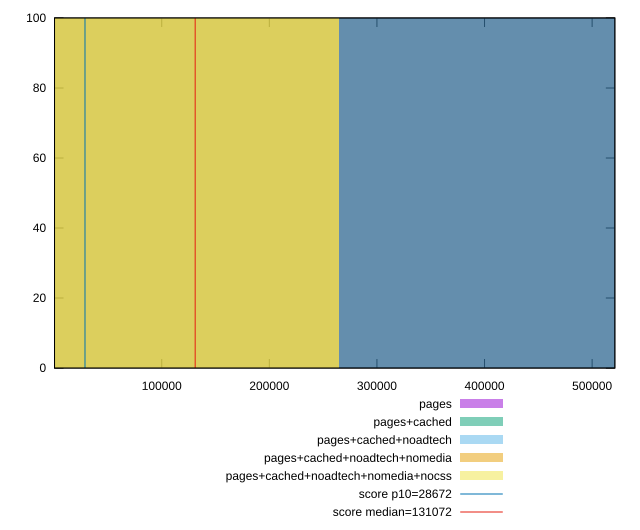

Write gnuplot code to recreate this figure.
reset

$pages <<EOF
529032.372592114 100
EOF

$pagesCached <<EOF
529032.372592114 100
EOF

$pagesCachedNoadtech <<EOF
0 100
EOF

$pagesCachedNoadtechNomedia <<EOF
0 100
EOF

$pagesCachedNoadtechNomediaNocss <<EOF
0 100
EOF

set key outside below
set boxwidth 529032.372592114
set xrange [366:521095.04237993486]
set yrange [0:100]
set trange [0:100]
set style fill transparent solid 0.5 noborder

set parametric
set terminal svg size 640, 530 enhanced background rgb 'white'
set output "report_00009_2021-02-08T22-37-41.559Z/uses-long-cache-ttl/comparison/histogram/all_raw.svg"

plot $pages title "pages" with boxes, \
     $pagesCached title "pages+cached" with boxes, \
     $pagesCachedNoadtech title "pages+cached+noadtech" with boxes, \
     $pagesCachedNoadtechNomedia title "pages+cached+noadtech+nomedia" with boxes, \
     $pagesCachedNoadtechNomediaNocss title "pages+cached+noadtech+nomedia+nocss" with boxes, \
     28672,t title "score p10=28672", \
     131072,t title "score median=131072"

reset
